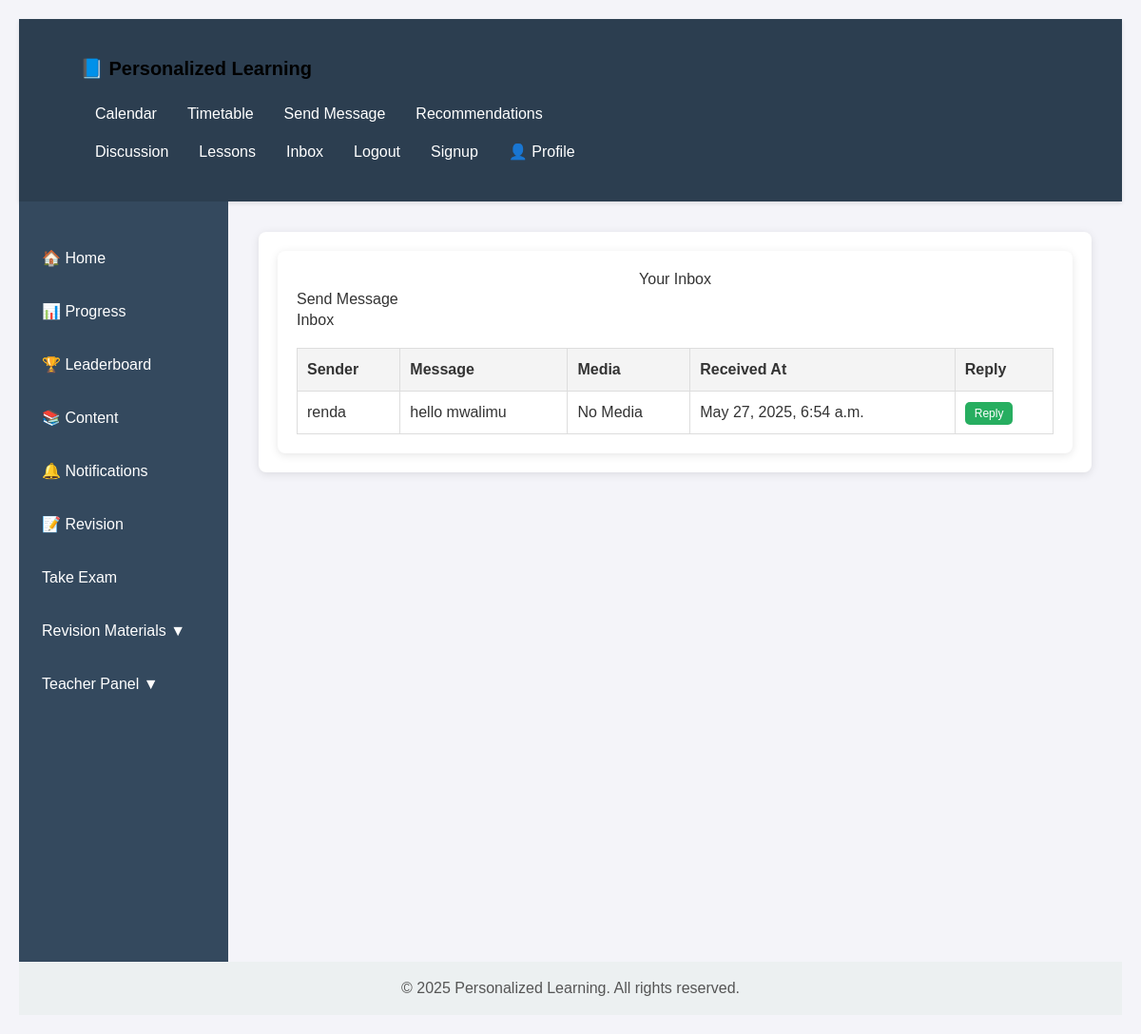
/discussions/inbox/ (signed in), run on the app's committed database.
### discussions/models.py (models this page shows, shortened)
class PrivateMessage(models.Model):
    sender = models.ForeignKey(
        User,
        on_delete=models.CASCADE,
        related_name='private_messages_sent'  # Unique related_name for sender
    )
    recipient = models.ForeignKey(
        User,
        on_delete=models.CASCADE,
        related_name='private_messages_received'  # Unique related_name for recipient
    )
    content = models.TextField()
    media = models.FileField(upload_to='private_media/', blank=True, null=True)  # For images or videos
    parent_message = models.ForeignKey(
        'self',
        on_delete=models.CASCADE,
        null=True,
        blank=True,
        related_name='replies'
    )
    created_at = models.DateTimeField(auto_now_add=True)

### discussions/views.py (the view)
# urls.py: path('inbox/', views.inbox, name='inbox'),
@login_required
def inbox(request):
    messages = PrivateMessage.objects.filter(recipient=request.user).order_by('-created_at')
    return render(request, 'discussions/inbox.html', {'messages': messages})

### discussions/templates/discussions/inbox.html (shortened to what this page needs)
{% extends 'content/base.html' %}
{% block content %}
    <div class="container">
        <h1>Your Inbox</h1>
        <a href="{%url 'send_private_message'%}"><button>Send Message</button></a>
        <table>
            <thead>
                <tr>
                    <th>Sender</th>
                    <th>Message</th>
                    <th>Media</th>
                    <th>Received At</th>
                    <th>Reply</th>
                </tr>
            </thead>
            <tbody>
                <h2>Inbox</h2>
                {% for message in messages %}
                    <tr>
                        <td>{{ message.sender.username }}</td>
                        <td>{{ message.content }}</td>
                        <td>
                            {% if message.media %}
                                <a href="{{ message.media.url }}" target="_blank">View Media</a>
                            {% else %}
                                No Media
                            {% endif %}
                        </td>
                        <td>{{ message.created_at|date:"F j, Y, g:i a" }}</td>
                        <td>
                            <a href="{% url 'reply_message' message.id %}" class="btn-reply">Reply</a>
                        </td>
                    </tr>
                {% empty %}
                    <tr>
                        <td colspan="5">No messages found.</td>
                    </tr>
                {% endfor %}
            </tbody>
        </table>
    </div>
{% endblock %}

### content/templates/content/base.html (style rules this page uses)
body { margin: 0; font-family: 'Segoe UI', Tahoma, Geneva, Verdana, sans-serif; background-color: #f5f7fa; color: #333; display: flex; flex-direction: column; min-height: 100vh; }
.container { background: white; padding: 2rem; border-radius: 12px; box-shadow: 0 2px 12px rgba(0, 0, 0, 0.1); max-width: 1000px; margin: auto; transition: transform 0.3s ease, box-shadow 0.3s ease; }

### discussions/templates/discussions/inbox.html (style rules this page uses)
body { font-family: Arial, sans-serif; margin: 20px; padding: 0; background-color: #f4f4f9; }
.container { max-width: 900px; margin: 0 auto; padding: 20px; background-color: #fff; border-radius: 8px; box-shadow: 0 2px 10px rgba(0, 0, 0, 0.1); }
h1 { color: #333; text-align: center; }
table { width: 100%; border-collapse: collapse; margin-top: 20px; }
th, td { border: 1px solid #ddd; padding: 10px; text-align: left; }
th { background-color: #f4f4f4; }
.btn-reply { background-color: #27ae60; color: white; padding: 5px 10px; text-decoration: none; border-radius: 5px; font-size: 12px; }

### data on the page
PrivateMessage: sender.username "renda", content "hello mwalimu", media "No Media", created_at "May 27, 2025, 6:54 a.m."
